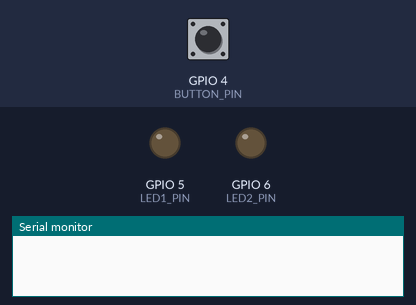
The program below on a simulated ESP32. On the bench: output pins drawn as LEDs (lit = HIGH), the last lines printed to the serial monitor. The test bench sets the inputs (shaded band); at power-on: GPIO 4 (BUTTON_PIN) HIGH.

Above: at 1.2 s.
1.3 s: GPIO 4 (BUTTON_PIN) pulled LOW for 0.15 s
At 1.8 s:
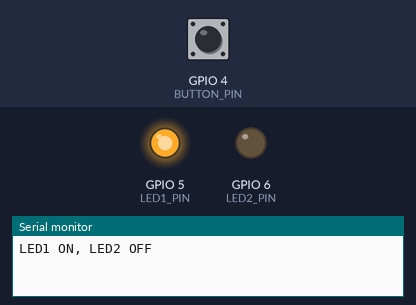
2.9 s: GPIO 4 (BUTTON_PIN) pulled LOW for 1 s
At 4.3 s:
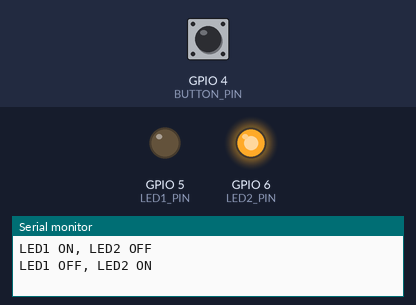
5.4 s: GPIO 4 (BUTTON_PIN) pulled LOW for 3.2 s
At 6.2 s:
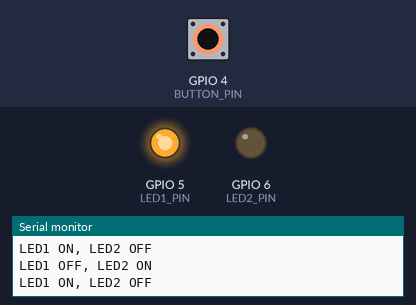
Timing chart, 0 to 8.4 s (numbered marks = the images above; inputs shaded):
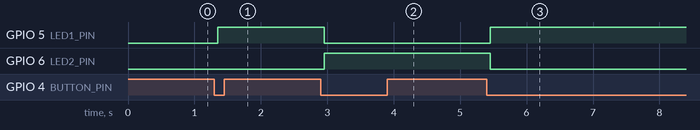

The program:

main.cpp
```cpp
#include <Arduino.h>
/*
Name: Sarwat Fatima
Reg no.: 23-NTU-Cs-1092
Class: BSCS-5-A
*/
#define BUTTON_PIN 4
#define LED1_PIN 5
#define LED2_PIN 6

bool ledState = false;  // Toggle state tracker
int lastButtonState = HIGH;  // Previous button state

void setup() {
  pinMode(BUTTON_PIN, INPUT_PULLUP);
  pinMode(LED1_PIN, OUTPUT);
  pinMode(LED2_PIN, OUTPUT);
  Serial.begin(115200);
}

void loop() {
  int currentButtonState = digitalRead(BUTTON_PIN);

  // Detect button press (falling edge)
  if (currentButtonState == LOW && lastButtonState == HIGH) {
    delay(50);  // Debounce delay
    ledState = !ledState;  // Toggle state

    // Control both LEDs based on state
    digitalWrite(LED1_PIN, ledState ? HIGH : LOW);
    digitalWrite(LED2_PIN, ledState ? LOW : HIGH);

    Serial.println(ledState ? "LED1 ON, LED2 OFF" : "LED1 OFF, LED2 ON");
  }

  lastButtonState = currentButtonState;
}
```

Measured:
- after the input at 1.3 s, GPIO 5 (LED1_PIN): LOW → HIGH after 0.05 s
- after the input at 2.9 s, GPIO 5 (LED1_PIN): HIGH → LOW after 0.05 s; GPIO 6 (LED2_PIN): LOW → HIGH after 0.05 s
- after the input at 5.4 s, GPIO 5 (LED1_PIN): LOW → HIGH after 0.05 s; GPIO 6 (LED2_PIN): HIGH → LOW after 0.05 s
